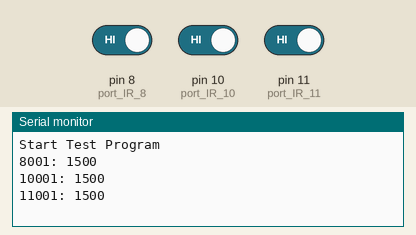
Simulated run of this sketch. Board: Arduino Uno, built with avr-gcc and run on an emulated ATmega328P. On the bench: the last lines printed to the serial monitor. The inputs (shaded band) are chosen by the test bench; at power-on: pin 8 (port_IR_8) HIGH, pin 10 (port_IR_10) HIGH, pin 11 (port_IR_11) HIGH.

Above: at 2.7 s.
2.8 s: pin 8 (port_IR_8) driven LOW
At 4.0 s:
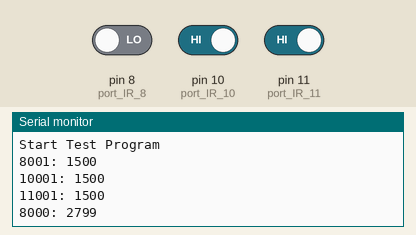
4.3 s: pin 10 (port_IR_10) driven LOW
At 5.3 s:
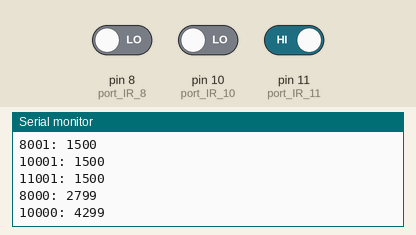
5.8 s: pin 11 (port_IR_11) driven LOW
At 6.4 s:
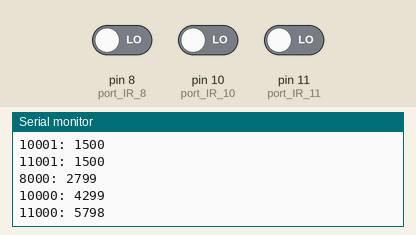
7.3 s: pin 8 (port_IR_8) driven HIGH
At 8.5 s:
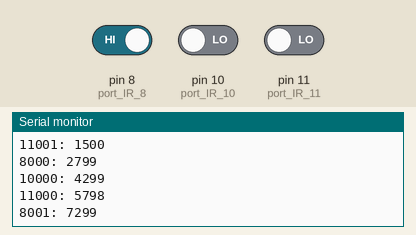
8.8 s: pin 10 (port_IR_10) driven HIGH
At 9.9 s:
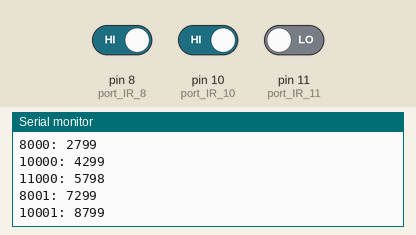
10.3 s: pin 11 (port_IR_11) driven HIGH
At 11.0 s:
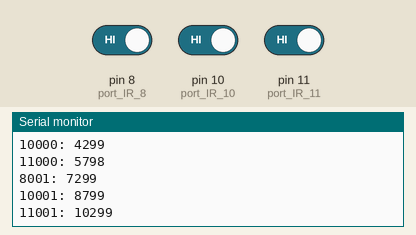
Timing chart, 0 to 12.8 s (numbered marks = the images above; inputs shaded):
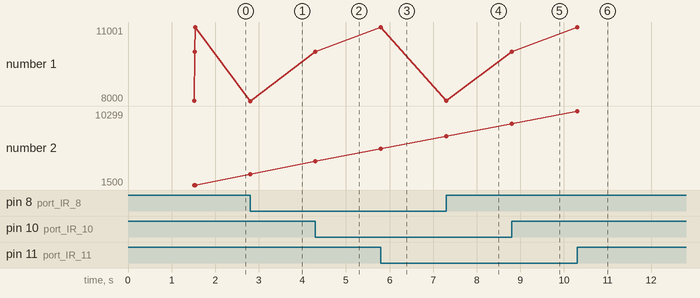

The sketch:

3_Ir_testing.ino
```cpp
// Updated 12/10/18
// Simple Code to determine if IR is working (troubleshooting purposes)

// IRs
byte port_IR_8 = 8;
byte port_IR_10 = 10;
byte port_IR_11 = 11;

// if conditional states:
boolean led_switched_off = false;
boolean solenoid_active = false;

// boolean IR_previous_state_10;
boolean IR_previous_state_8;
boolean IR_previous_state_10;
boolean IR_previous_state_11;

// unsigned long led_off_time = 0; // out here as a global variable to be accessed by solenoid_operate()

// * * * * * * * * * * * S E T U P * * * * * * * * * * * * * * *

void setup(){

 //  pinMode(port_IR_4, INPUT);
  pinMode(port_IR_8, INPUT);
  pinMode(port_IR_10, INPUT);
  pinMode(port_IR_11, INPUT);

  Serial.begin(9600);

  delay(1500);
  Serial.println("Start Test Program");

}

// * * * * * * * * * * * S E T U P * * * * * * * * * * * * * * *

// * * * * * * * * * * * L O O P * * * * * * * * * * * * * * * *

void loop() {
    record_IR();
}

void record_IR() {

  static unsigned long Poke_On_Time_8 = 0;
  static unsigned long Poke_Off_Time_8 = 0;

  byte read_gate_8 = digitalRead(port_IR_8);

  if (read_gate_8 != IR_previous_state_8) {
    if (read_gate_8 == LOW) {
      Poke_On_Time_8 = millis();
      Serial.print("8000: ");
      Serial.println(Poke_On_Time_8);
    }
    if (read_gate_8 == HIGH){
      Poke_Off_Time_8 = millis();
      Serial.print("8001: ");
      Serial.println(Poke_Off_Time_8);
    }
  }

  IR_previous_state_8 = read_gate_8;

  static unsigned long Poke_On_Time_10 = 0;
  static unsigned long Poke_Off_Time_10 = 0;

  byte read_gate_10 = digitalRead(port_IR_10);

  if (read_gate_10 != IR_previous_state_10) {
    if (read_gate_10 == LOW) {
      Poke_On_Time_10 = millis();
      Serial.print("10000: ");
      Serial.println(Poke_On_Time_10);
    }
    if (read_gate_10 == HIGH){
      Poke_Off_Time_10 = millis();
      Serial.print("10001: ");
      Serial.println(Poke_Off_Time_10);
    }
  }

  IR_previous_state_10 = read_gate_10;


static unsigned long Poke_On_Time_11 = 0;
static unsigned long Poke_Off_Time_11 = 0;

byte read_gate_11 = digitalRead(port_IR_11);

if (read_gate_11 != IR_previous_state_11) {
  if (read_gate_11 == LOW) {
    Poke_On_Time_11 = millis();
    Serial.print("11000: ");
    Serial.println(Poke_On_Time_11);
  }
  if (read_gate_11 == HIGH){
    Poke_Off_Time_11 = millis();
    Serial.print("11001: ");
    Serial.println(Poke_Off_Time_11);
  }
}

IR_previous_state_11 = read_gate_11;

}

// * * * * * * * * * * * L O O P * * * * * * * * * * * * * * * *
```

Measured:
- after the input at 2.8 s, the serial monitor: prints a new line at once (image 1)
- after the input at 4.3 s, the serial monitor: prints a new line at once (image 2)
- after the input at 5.8 s, the serial monitor: prints a new line at once (image 3)
- after the input at 7.3 s, the serial monitor: prints a new line at once (image 4)
- after the input at 8.8 s, the serial monitor: prints a new line at once (image 5)
- after the input at 10.3 s, the serial monitor: prints a new line at once (image 6)
- plotted number 1: 11001 → 8000 after the input at 2.8 s, 8000 → 10000 after the input at 4.3 s, 10000 → 11000 after the input at 5.8 s, 11000 → 8001 after the input at 7.3 s, 8001 → 10001 after the input at 8.8 s
- plotted number 2: 1500 → 2799 after the input at 2.8 s, 2799 → 4299 after the input at 4.3 s, 4299 → 5798 after the input at 5.8 s, 5798 → 7299 after the input at 7.3 s, 7299 → 8799 after the input at 8.8 s
